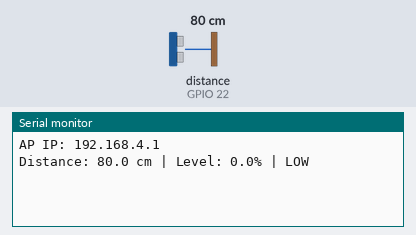
The sketch below on a simulated ESP32. On the bench: the last lines printed to the serial monitor. Wiring (inferred from the names in the program): ultrasonic range finder: trigger GPIO 5; echo GPIO 22. Inputs (shaded band) come from the test bench; at power-on: distance to the obstacle (sensor on GPIO 22) 80 cm. The echo pulse lasts 58.3 µs per cm.

Above: at 1.2 s.
1.3 s: distance to the obstacle (sensor on GPIO 22) set to 2 cm
At 2.8 s:
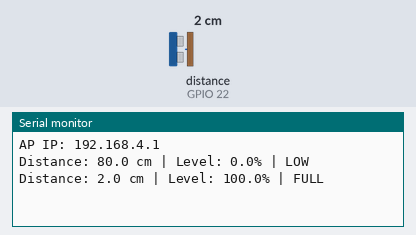
4.5 s: distance to the obstacle (sensor on GPIO 22) set to 4 cm
At 5.8 s:
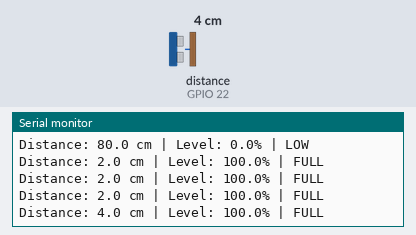

Measured:
- after the input at 1.3 s, the serial monitor: prints a new line after 0.70 s (image 1)
- after the input at 4.5 s, the serial monitor: prints a new line after 0.51 s (image 2)

The sketch:

water_level_monitor_code.ino
```cpp
#include <WiFi.h>
#include <ESPAsyncWebServer.h>
#include <AsyncTCP.h>

#define TRIG_PIN 5
#define ECHO_PIN 22

const char* AP_SSID = "TechTadka360_WaterLevel";
const char* AP_PASSWORD = "12345678";

const float EMPTY_DISTANCE_CM = 9.86;
const float FULL_DISTANCE_CM = 4.60;
const float LOW_LEVEL_PERCENT = 20.0;
const float FULL_LEVEL_PERCENT = 90.0;

AsyncWebServer server(80);
AsyncWebSocket ws("/ws");

float distanceCm = 0;
float levelPercent = 0;
String alertStatus = "NORMAL";

float readDistanceCM() {
  digitalWrite(TRIG_PIN, LOW);
  delayMicroseconds(2);
  digitalWrite(TRIG_PIN, HIGH);
  delayMicroseconds(10);
  digitalWrite(TRIG_PIN, LOW);
  long duration = pulseIn(ECHO_PIN, HIGH, 30000);
  if (duration == 0) return -1;
  return (duration * 0.0343) / 2.0;
}

float calculateLevelPercent(float distance) {
  float percent = ((EMPTY_DISTANCE_CM - distance) / (EMPTY_DISTANCE_CM - FULL_DISTANCE_CM)) * 100.0;
  if (percent < 0) percent = 0;
  if (percent > 100) percent = 100;
  return percent;
}

const char index_html[] PROGMEM = R"rawliteral(
<!DOCTYPE html>
<html>
<head>
<meta charset="UTF-8">
<meta name="viewport" content="width=device-width, initial-scale=1">
<title>TechTadka360 Water Level Monitor</title>
<style>
* { margin:0; padding:0; box-sizing:border-box; font-family:'Segoe UI', Arial, sans-serif; }
body { background:linear-gradient(135deg,#0f2027,#203a43,#2c5364); min-height:100vh; display:flex; align-items:center; justify-content:center; padding:20px; }
.container { background:rgba(255,255,255,0.05); backdrop-filter:blur(10px); border-radius:20px; padding:30px; width:100%; max-width:400px; box-shadow:0 8px 32px rgba(0,0,0,0.3); border:1px solid rgba(255,255,255,0.1); }
h1 { color:#fff; text-align:center; font-size:20px; margin-bottom:5px; }
.sub { color:#8fd3f4; text-align:center; font-size:12px; margin-bottom:25px; letter-spacing:1px; }
.tank { position:relative; width:160px; height:260px; margin:0 auto 25px; border:4px solid #8fd3f4; border-radius:10px; overflow:hidden; background:rgba(255,255,255,0.03); }
.water { position:absolute; bottom:0; left:0; width:100%; background:linear-gradient(180deg,#36d1dc,#5b86e5); transition:height 0.6s ease; }
.water::before { content:''; position:absolute; top:-6px; left:0; width:200%; height:12px; background:rgba(255,255,255,0.4); border-radius:50%; animation:wave 3s linear infinite; }
@keyframes wave { 0% { transform:translateX(0); } 100% { transform:translateX(-50%); } }
.percent-label { position:absolute; top:50%; left:50%; transform:translate(-50%,-50%); color:#fff; font-size:32px; font-weight:bold; text-shadow:0 2px 6px rgba(0,0,0,0.5); z-index:2; }
.stats { display:flex; justify-content:space-between; color:#cfe8f5; font-size:13px; margin-bottom:20px; }
.stat-box { background:rgba(255,255,255,0.05); border-radius:10px; padding:10px; width:48%; text-align:center; }
.stat-box .value { font-size:18px; font-weight:bold; color:#fff; margin-top:4px; }
.alert { text-align:center; padding:10px; border-radius:10px; font-weight:bold; font-size:13px; letter-spacing:1px; }
.alert-normal { background:rgba(76,209,55,0.15); color:#4cd137; }
.alert-low { background:rgba(232,65,24,0.15); color:#e84118; }
.alert-full { background:rgba(0,168,255,0.15); color:#00a8ff; }
.status-dot { display:inline-block; width:8px; height:8px; border-radius:50%; background:#4cd137; margin-right:6px; animation:pulse 1.5s infinite; }
@keyframes pulse { 0%,100% { opacity:1; } 50% { opacity:0.3; } }
</style>
</head>
<body>
<div class="container">
<h1>TechTadka360</h1>
<div class="sub"><span class="status-dot"></span>WATER LEVEL MONITOR</div>
<div class="tank">
<div class="water" id="water" style="height:0%"></div>
<div class="percent-label" id="percentLabel">0%</div>
</div>
<div class="stats">
<div class="stat-box"><div>DISTANCE</div><div class="value" id="distanceVal">0 cm</div></div>
<div class="stat-box"><div>STATUS</div><div class="value" id="statusVal">--</div></div>
</div>
<div class="alert alert-normal" id="alertBox">NORMAL LEVEL</div>
</div>
<script>
let ws = new WebSocket('ws://' + window.location.hostname + '/ws');
ws.onmessage = function(event) {
  let data = JSON.parse(event.data);
  document.getElementById('water').style.height = data.percent + '%';
  document.getElementById('percentLabel').textContent = Math.round(data.percent) + '%';
  document.getElementById('distanceVal').textContent = data.distance.toFixed(1) + ' cm';
  document.getElementById('statusVal').textContent = data.alert;
  let alertBox = document.getElementById('alertBox');
  alertBox.className = 'alert';
  if (data.alert === 'LOW') {
    alertBox.classList.add('alert-low');
    alertBox.textContent = 'LOW WATER LEVEL';
  } else if (data.alert === 'FULL') {
    alertBox.classList.add('alert-full');
    alertBox.textContent = 'TANK FULL';
  } else {
    alertBox.classList.add('alert-normal');
    alertBox.textContent = 'NORMAL LEVEL';
  }
};
ws.onclose = function() {
  setTimeout(() => { window.location.reload(); }, 3000);
};
</script>
</body>
</html>
)rawliteral";

void notifyClients() {
  String json = "{\"percent\":" + String(levelPercent, 1) + ",\"distance\":" + String(distanceCm, 1) + ",\"alert\":\"" + alertStatus + "\"}";
  ws.textAll(json);
}

void onWsEvent(AsyncWebSocket *server, AsyncWebSocketClient *client, AwsEventType type, void *arg, uint8_t *data, size_t len) {
  if (type == WS_EVT_CONNECT) {
    notifyClients();
  }
}

void setup() {
  Serial.begin(115200);
  pinMode(TRIG_PIN, OUTPUT);
  pinMode(ECHO_PIN, INPUT);

  WiFi.softAP(AP_SSID, AP_PASSWORD);
  Serial.print("AP IP: ");
  Serial.println(WiFi.softAPIP());

  ws.onEvent(onWsEvent);
  server.addHandler(&ws);

  server.on("/", HTTP_GET, [](AsyncWebServerRequest *request) {
    request->send_P(200, "text/html", index_html);
  });

  server.begin();
}

unsigned long lastRead = 0;

void loop() {
  ws.cleanupClients();

  if (millis() - lastRead > 1000) {
    lastRead = millis();
    float d = readDistanceCM();
    if (d > 0) {
      distanceCm = d;
      levelPercent = calculateLevelPercent(d);

      if (levelPercent <= LOW_LEVEL_PERCENT) alertStatus = "LOW";
      else if (levelPercent >= FULL_LEVEL_PERCENT) alertStatus = "FULL";
      else alertStatus = "NORMAL";

      notifyClients();
      Serial.printf("Distance: %.1f cm | Level: %.1f%% | %s\n", distanceCm, levelPercent, alertStatus.c_str());
    }
  }
}
```
